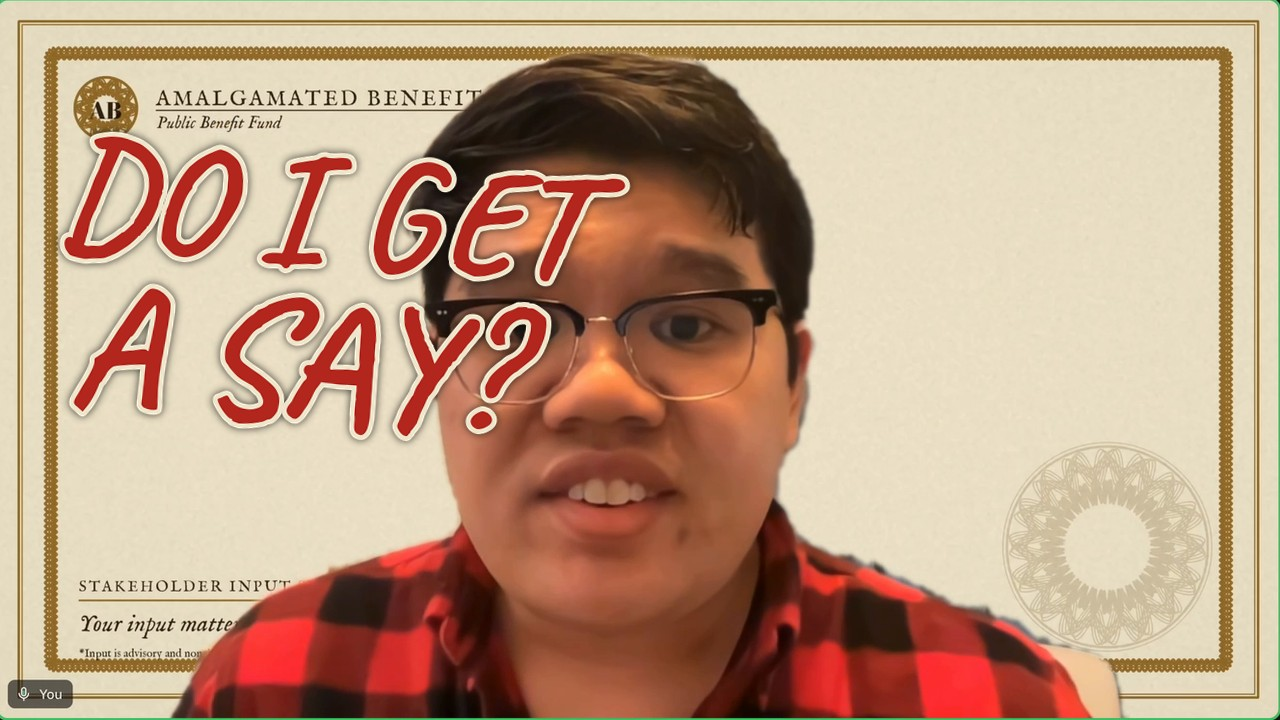
#> input picture deliverables/thumbnails/thumbnail_2_say.jpg, 1280 x 720 px, given in place of f_0001.png, which was not available
$ python c2_sheet.py out.png
#> lines starting #> are read from the running program, lines starting #| are printed output that depends on the picture
"""C2 review sheet: four frames from each cast-test view (renders/c2/frames_cast_<view>), one row per view.
Usage: c2_sheet.py <out.jpg> [frame ...]  (default frames 1 25 49 73)"""
import sys
from pathlib import Path

from PIL import Image, ImageDraw, ImageFont

ROOT = Path(__file__).resolve().parent.parent
FONT = ImageFont.truetype(str(ROOT / "assets/fonts/IMFeENsc28P.ttf"), 30)
views = ["wide", "progress", "prudence", "mercury", "cherubs"]
frames = [int(f) for f in sys.argv[2:]] or [1, 25, 49, 73]
tw, th = 640, 360
sheet = Image.new("RGB", (tw * len(frames) + 20, (th + 40) * len(views) + 10), "#F4F1EA")
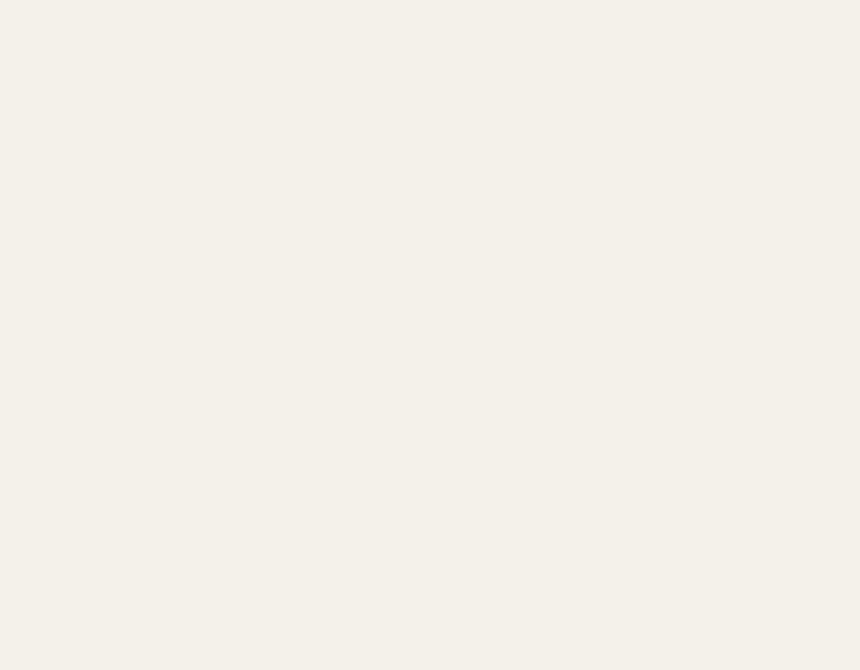
#> sheet: PIL image 2580x2010 RGB (shown at 1/3 size); mean R, G, B 244, 241, 234
d = ImageDraw.Draw(sheet)
for r, v in enumerate(views):
    for c, f in enumerate(frames):
        im = Image.open(ROOT / f"renders/c2/frames_cast_{v}/f_{f:04d}.png").convert("RGB").resize((tw, th))
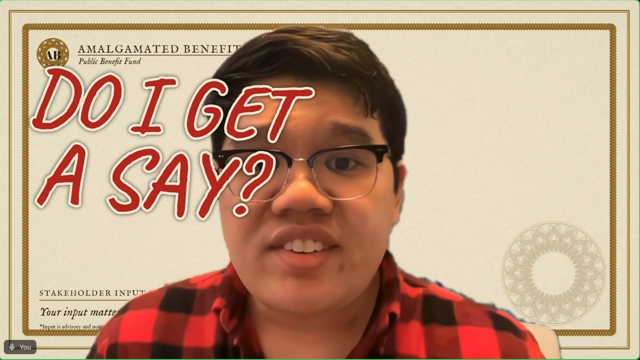
#> im: PIL image 640x360 RGB; mean R, G, B 190.9, 157.5, 131.9
        sheet.paste(im, (10 + c * tw, 40 + r * (th + 40)))
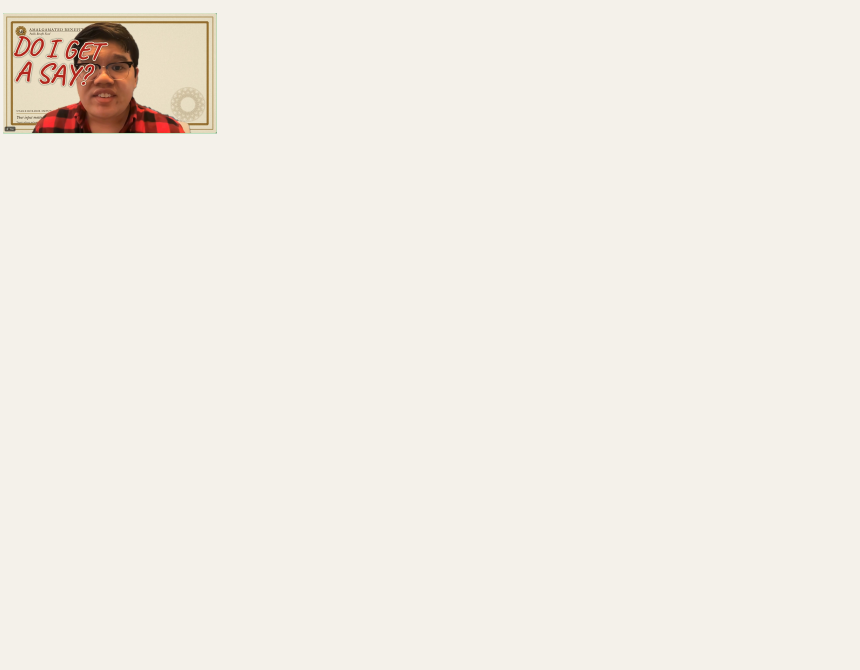
#> sheet: PIL image 2580x2010 RGB (shown at 1/3 size); mean R, G, B 241.6, 237.3, 229.5
#> (the run stopped early here; a loop or call above may not have finished)

$ run again, on deliverables/thumbnails/thumbnail_2a_say.jpg
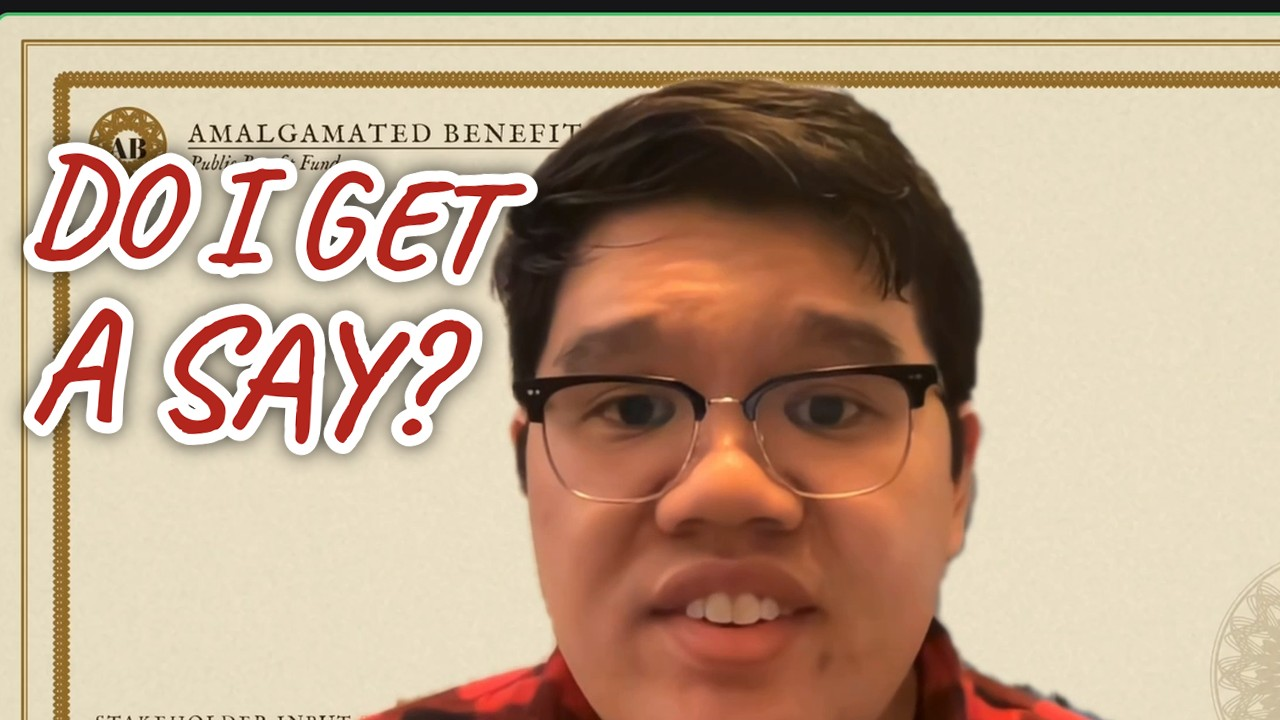
#> input picture deliverables/thumbnails/thumbnail_2a_say.jpg, 1280 x 720 px, given in place of f_0001.png, which was not available
#> `im = Image.open(ROOT / f"renders/c2/frames_cast_{v}/f_{f:04d}.png").co..`:
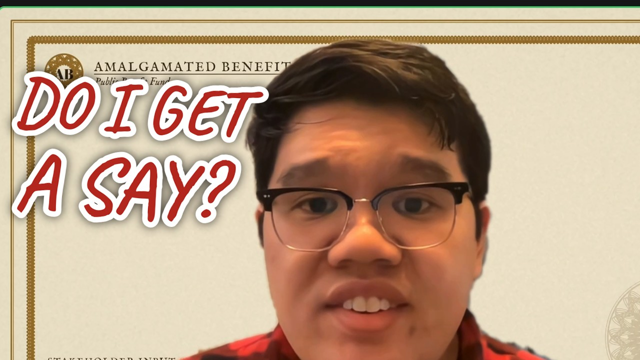
#> im: PIL image 640x360 RGB; mean R, G, B 189.3, 162, 137.6
#> `sheet.paste(im, (10 + c * tw, 40 + r * (th + 40)))`:
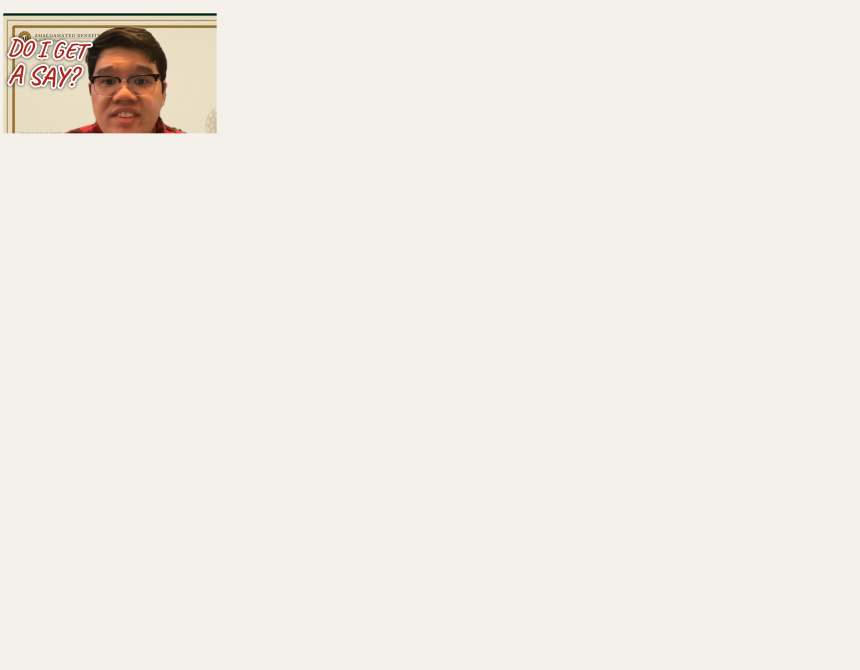
#> sheet: PIL image 2580x2010 RGB (shown at 1/3 size); mean R, G, B 241.6, 237.5, 229.7
